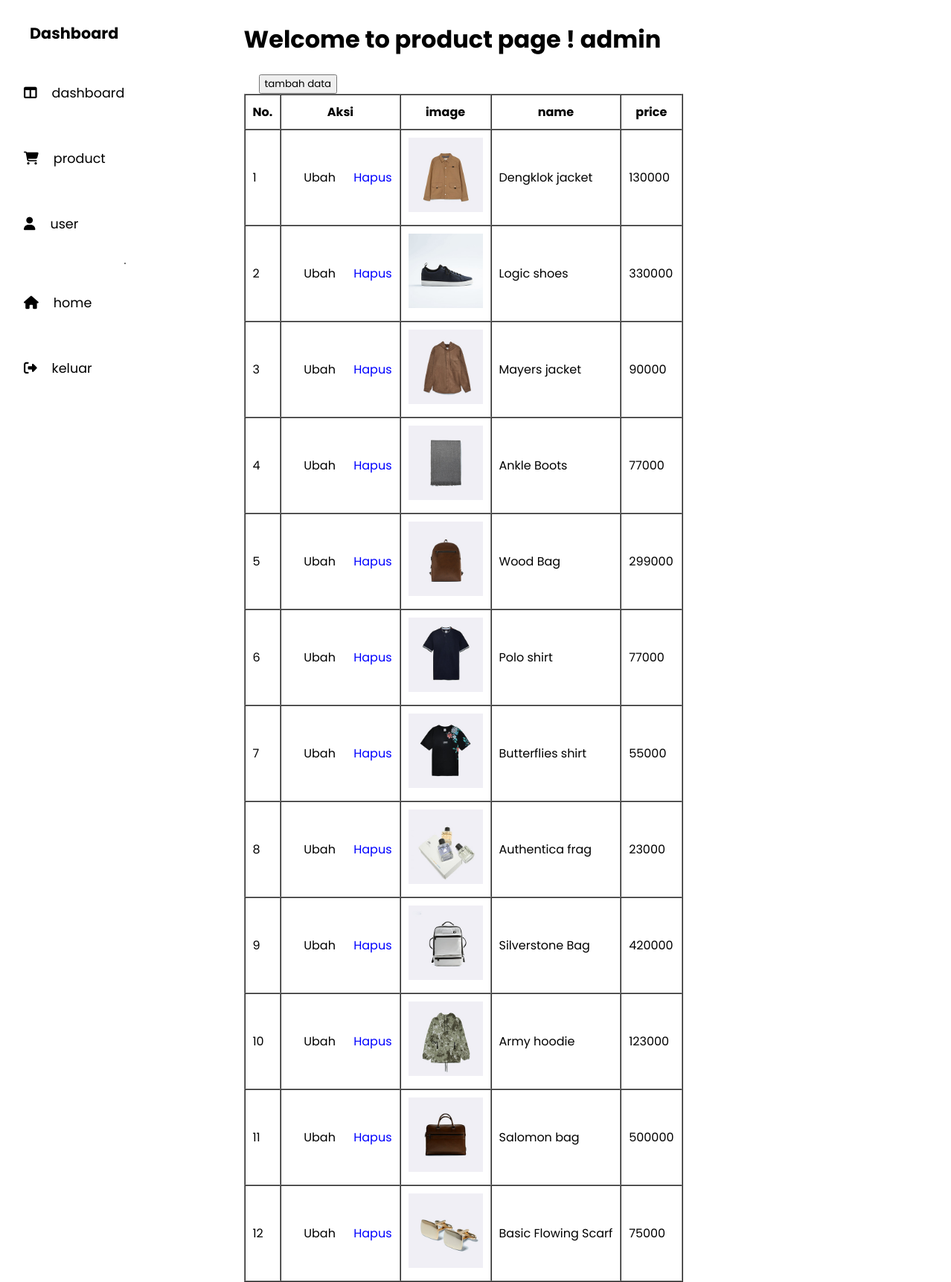
The app's page /dashboard/product.php with its own data.
### tables this page shows
CREATE TABLE `produk` (
  `id` int(11) NOT NULL,
  `gambar` text NOT NULL,
  `nama` varchar(200) NOT NULL,
  `harga` double NOT NULL
);

### functions.php (called while the page is built, shortened)
<?php
$db = mysqli_connect("localhost", "root", "", "ukk");
function query($query){
    global $db;
    $result = mysqli_query($db, $query);
    $rows = [];
    while($row =mysqli_fetch_assoc($result)){
     $rows[] = $row;
    }
     return $rows;
 }
?>

### dashboard/product.php (the view, shortened to what this page needs)
<?php
require '../functions.php';
$product = query("SELECT * FROM produk");
?>
<!DOCTYPE html>
<html lang="en">
  <head>
    <link
    rel="stylesheet"
    href="https://cdnjs.cloudflare.com/ajax/libs/font-awesome/6.4.2/css/all.min.css"
    />
  </head>
  <body>
    <?php require_once("./sidebar.php");?>
        <div class="container">
            <h1>Welcome to product page ! admin</h1>
            <a href="tambah-data.php">
                <button>tambah data</button>
            </a>
         <br>
        <div class="tab">
        <table border="1" cellpadding="10" cellspacing="0">
        <tr>
            <th>No.</th>
            <th>Aksi</th>
            <th>image</th>
            <th>name</th>
            <th>price</th>
        </tr>
        <?php $i=1;?>
        <?php foreach($product as $row): ?>
        <tr>
            <td><?= $i;?></td>
                <td><a href="ubah.php?id=<?=$row['id']; ?>">Ubah</a>
                <a href="hapusproduct.php?id=<?= $row["id"]; ?>"onclick="
                return confirm('yakin?');" class="hapus">Hapus</a></td>
            <td><img src="../<?= $row["gambar"]?>" alt="" width=100px></td>
            <td><?= $row["nama"]?></td>
            <td><?= $row["harga"]; ?></td>
        </tr>
        <?php $i++; ?>
        <?php endforeach;?>
            </table>
                    </div>
                </div>
            </div>
  </body>
</html>

### dashboard/product.php (style rules this page uses)
.container { width: calc(100% - 20%); margin-left: 25%; }
.container a { margin-bottom:15px; }
.hapus { color:blue; }
.tab { display:flex; }

### dashboard/sidebar.php (style rules this page uses)
* { font-family: "poppins"; text-decoration: none; }
.container { width: calc(100% - 20%); margin-left: 25%; position:absolute; }
.container h1 { color:bold black; }
.hapus { color:blue; }
.tab { display:flex; }
a { padding-left: 20px; color: black; }

### records on screen
produk: gambar (picture), nama "Dengklok jacket", harga "130000"
produk: gambar (picture), nama "Logic shoes", harga "330000"
produk: gambar (picture), nama "Mayers jacket", harga "90000"
produk: gambar (picture), nama "Ankle Boots", harga "77000"
produk: gambar (picture), nama "Wood Bag", harga "299000"
produk: gambar (picture), nama "Polo shirt", harga "77000"
produk: gambar (picture), nama "Butterflies shirt", harga "55000"
produk: gambar (picture), nama "Authentica frag", harga "23000"
produk: gambar (picture), nama "Silverstone Bag", harga "420000"
produk: gambar (picture), nama "Army hoodie", harga "123000"
produk: gambar (picture), nama "Salomon bag", harga "500000"
produk: gambar (picture), nama "Basic Flowing Scarf", harga "75000"
